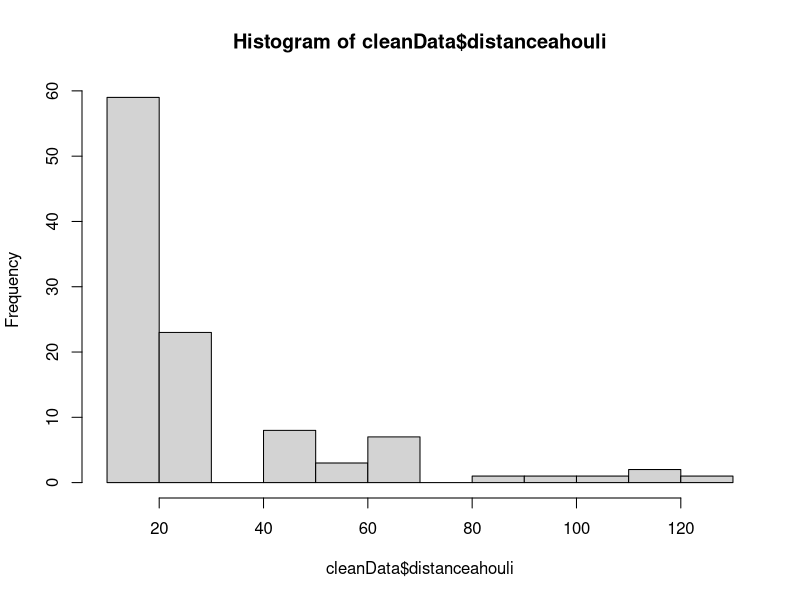

This chart was generated by the following R code:
library(tidyverse)
library(readxl)

dataH <- read_xlsx("data_femmes.xlsx")


cleanData <- data.frame(id= dataH$`ID de la réponse`)


########################### Âge #################
table(dataH$`Quel âge avez-vous ?`)

cleanData$ses_age <- NA
cleanData$ses_age[dataH$`Quel âge avez-vous ?` == "18 - 20 ans"] <- "18 à 20 ans"
cleanData$ses_age[dataH$`Quel âge avez-vous ?` == "21 - 29 ans"] <- "21 à 29 ans"
cleanData$ses_age[dataH$`Quel âge avez-vous ?` == "30 - 39 ans"] <- "30 à 39 ans"
cleanData$ses_age[dataH$`Quel âge avez-vous ?` == "40-49"] <- "40 à 49 ans"
cleanData$ses_age[dataH$`Quel âge avez-vous ?` == "50-59"] <- "50 à 59 ans"
cleanData$ses_age[dataH$`Quel âge avez-vous ?` == "60 ou plus"] <- "60 ans ou plus"
table(cleanData$ses_age)


########################## Lieu ###################
table(dataH$Lieu)

cleanData$ses_lieu <- NA
cleanData$ses_lieu[dataH$Lieu == "Ahou" | dataH$Lieu == "Ahouli" | dataH$Lieu ==
                     "AhouLi" | dataH$Lieu == "Ahouliy"] <- "Ahouli"
cleanData$ses_lieu[dataH$Lieu == "Mibladen"] <- "Mibladen"
table((cleanData$ses_lieu))

########################### Revenu ###################
table(dataH$`Quel est le montant total de vos revenus annuels?`)

cleanData$ses_revenu <- NA
cleanData$ses_revenu[dataH$`Quel est le montant total de vos revenus annuels?` 
                     == "0 à 2000 dirhams" |
                       dataH$`Quel est le montant total de vos revenus annuels?`
                     == "2001 à 5000 dirhams"] <- "faible"
cleanData$ses_revenu[dataH$`Quel est le montant total de vos revenus annuels?` 
                     == "5001 à 7000 dirhams" |
                       dataH$`Quel est le montant total de vos revenus annuels?`
                     == "7001 à 10 000 dirhams"] <- "moyen"
cleanData$ses_revenu[dataH$`Quel est le montant total de vos revenus annuels?`==
                       "Plus de 10 000 dirhams"] <- "élevé"
table(cleanData$ses_revenu)


############ Qualité environnement travail ########
table(dataH$`En général, diriez-vous que la qualité de l'environnement de travail est:`)

cleanData$qualiteTravail <- NA
cleanData$qualiteTravail[dataH$`En général, diriez-vous que la qualité de l'environnement de travail est:`
                         == "Mauvaise"] <- 0
cleanData$qualiteTravail[dataH$`En général, diriez-vous que la qualité de l'environnement de travail est:`
                         == "Médiocre"] <- 0.33
cleanData$qualiteTravail[dataH$`En général, diriez-vous que la qualité de l'environnement de travail est:`
                         == "Moyenne"] <- 0.66
cleanData$qualiteTravail[dataH$`En général, diriez-vous que la qualité de l'environnement de travail est:`
                         == "Bonne"] <- 1

table(cleanData$qualiteTravail)


############## État civil #######
table(dataH$`Quel est votre état civil ?`)

cleanData$ses_etatcivil <- NA

cleanData$ses_etatcivil[dataH$`Quel est votre état civil ?` == "Célibataire"
                        ] <- "Célibataire"
cleanData$ses_etatcivil[dataH$`Quel est votre état civil ?` == "Divorcé/séparé"
] <- "Divorcé/séparé"
cleanData$ses_etatcivil[dataH$`Quel est votre état civil ?` == "Marié"
] <- "Marié"
cleanData$ses_etatcivil[dataH$`Quel est votre état civil ?` == "Veuf"
] <- "Veuf"

table(cleanData$ses_étatcivil)

################## nb enfants ##################
table(dataH$`Combien d'enfants avez-vous ?`)

cleanData$ses_enfants <- NA

cleanData$ses_enfants[is.na(dataH$`Combien d'enfants avez-vous ?`)] <- "0"
cleanData$ses_enfants[dataH$`Combien d'enfants avez-vous ?` == "1"] <- "1"

cleanData$ses_enfants[dataH$`Combien d'enfants avez-vous ?` == "2" |
                        dataH$`Combien d'enfants avez-vous ?` == "3"] <- "2-3"
cleanData$ses_enfants[dataH$`Combien d'enfants avez-vous ?` == "4" |
                        dataH$`Combien d'enfants avez-vous ?` == "5"] <- "4-5"
cleanData$ses_enfants[dataH$`Combien d'enfants avez-vous ?` == "6" |
                        dataH$`Combien d'enfants avez-vous ?` == "7"] <- "6-7"

table(cleanData$ses_enfants)

###################### Statut professionel actuel ####################
table(dataH$`Parmi les catégories suivantes, laquelle décrit le mieux votre statut professionnel actuel ?`)

cleanData$statutTravail <- NA

cleanData$statutTravail[dataH$`Parmi les catégories suivantes, laquelle décrit le mieux votre statut professionnel actuel ?`
                        == "Employé,Retraité"] <- "Employé maintenant retraité"
cleanData$statutTravail[dataH$`Parmi les catégories suivantes, laquelle décrit le mieux votre statut professionnel actuel ?`
                       == "Retraité"] <- "Retraité"
cleanData$statutTravail[dataH$`Parmi les catégories suivantes, laquelle décrit le mieux votre statut professionnel actuel ?`
                       == "Travailleur autonome"] <- " Travailleur autonome"
cleanData$statutTravail[dataH$`Parmi les catégories suivantes, laquelle décrit le mieux votre statut professionnel actuel ?`
                       == "Travailleur autonome,Retraité"] <- "Travailleur
                                                  autonome maintenant retraité"

table(cleanData$statutTravail)


####################### Provenance ############################

###################### laissez aux autres #######################
table(dataH$`D'où venez vous ?`)










###################### Langue ############################
table(dataH$`Quelles sont les langues que vous maîtrisez ? (Plusieurs réponses possibles)`)

cleanData$ses_lang_fr <- NA
cleanData$ses_lang_amaz <-NA
cleanData$ses_lang_darija <- NA
cleanData$ses_lang_arabe <- NA
cleanData$ses_lang_ang <- NA
cleanData$ses_lang_espagnol <- NA
cleanData$ses_lang_allem <- NA

votre_vecteur <- c("Amar,Francais", "Francais", "Anglais et Francais", "Espagnol")

resultat <- as.integer(grepl("Francais", votre_vecteur))
resultat <- as.integer(grepl("Amazgigh", votre_vecteur))

cleanData$ses_lang_fr <- as.integer(grepl("Français", dataH$`Quelles sont les langues que vous maîtrisez ? (Plusieurs réponses possibles)`))
table(cleanData$ses_lang_fr)

cleanData$ses_lang_amaz <- as.integer(grepl("Amazigh", dataH$`Quelles sont les langues que vous maîtrisez ? (Plusieurs réponses possibles)`))
table(cleanData$ses_lang_amaz)

cleanData$ses_lang_darija <- as.integer(grepl("Darija", dataH$`Quelles sont les langues que vous maîtrisez ? (Plusieurs réponses possibles)`))
table(cleanData$ses_lang_amaz)

cleanData$ses_lang_ang <- as.integer(grepl("Anglais", dataH$`Quelles sont les langues que vous maîtrisez ? (Plusieurs réponses possibles)`))
table(cleanData$ses_lang_ang)

cleanData$ses_lang_espagnol <- as.integer(grepl("Espagnol", dataH$`Quelles sont les langues que vous maîtrisez ? (Plusieurs réponses possibles)`))
table(cleanData$ses_lang_espagnol)

######################## Niveau d'étude ###########################
table(dataH$`Quel est le plus haut niveau d'études que vous ayez atteint ?`)

cleanData$niveauetude <- NA

cleanData$niveauetude[dataH$`Quel est le plus haut niveau d'études que vous ayez atteint ?`
                      == "Enseignement postsecondaire"] <- "Enseignement postsecondaire"
cleanData$niveauetude[dataH$`Quel est le plus haut niveau d'études que vous ayez atteint ?`
                      == "Enseignement primaire"] <- "Enseignement primaire"
cleanData$niveauetude[dataH$`Quel est le plus haut niveau d'études que vous ayez atteint ?`
                      == "Enseignement secondaire"] <- "Enseignement secondaire"
cleanData$niveauetude[dataH$`Quel est le plus haut niveau d'études que vous ayez atteint ?`
                      == "Sans diplôme"] <- "Sans diplôme"

table(cleanData$niveauetude)

######################### Logement principal ##########################

######################### Autres problèmes ######################
table(dataH$`Où est votre logement principal?`)

cleanData$logementprincipal <- NA

cleanData$logementprincipal[dataH$`Où est votre logement principal?`== 
   "Autre province,Précisez la commune - Missour" |
 dataH$`Où est votre logement principal?` == 
 "Province de Midelt,Précisez la commune - Missour"] <- "Province de Midelt, Missour"
cleanData$logementprincipal[dataH$`Où est votre logement principal?`== 
                       "Province de Midelt,Précisez la commune - Ait ayach" |
                         dataH$`Où est votre logement principal?` == 
 "Province de Midelt,Précisez la commune - Ait Aache"] <-"Province de Midelt, Ait ayach"
cleanData$logementprincipal[dataH$`Où est votre logement principal?`== 
                        "Province de Midelt,Précisez la commune - Ait izdey" |
dataH$`Où est votre logement principal?` == "Province de Midelt,Précisez la commune - Ait Izdeg"] <-
"Province de Midelt, Ait izdeg"
cleanData$logementprincipal[dataH$`Où est votre logement principal?`== 
                      "Province de Midelt,Précisez la commune - Ait oumghar" |
dataH$`Où est votre logement principal?` == "Provincede Midelt,Précisez la commune - Ait omghar"] <- 
 "Province de Midelt, Ait oumghar"
cleanData$logementprincipal[dataH$`Où est votre logement principal?` ==
"Province de Midelt,Précisez la commune - Commune Tiaalaline"] <- "Province de Midelt, Tiaalaline"
cleanData$logementprincipal[dataH$`Où est votre logement principal?` ==
"Province de Midelt,Précisez la commune - Kerando"] <- "Province de Midelt, Kerando"
cleanData$logementprincipal[dataH$`Où est votre logement principal?` == 
                    "Province de Midelt,Précisez la commune - Miblden" |
                      dataH$`Où est votre logement principal?`== "Province de
       Midelt,Précisez la commune - Mibladen"] <- "Province de Midelt, Mibladen"  
cleanData$logementprincipal[dataH$`Où est votre logement principal?` == 
                          "Province de Midelt,Précisez la commune - Riche"] <-
                                                    "Province de Midelt, Riche"
cleanData$logementprincipal[dataH$`Où est votre logement principal?` == 
                        "Province de Midelt,Précisez la commune - Amrssid"] <-
                                        "Province de Midelt, Amersid"
cleanData$logementprincipal[dataH$`Où est votre logement principal?` == 
                        "Province de Midelt,Précisez la commune - Gerama"] <-
                                                "Province de Midelt, Gerama"
cleanData$logementprincipal[dataH$`Où est votre logement principal?` == "Province
                            de Midelt,Précisez la commune - Nzala"] <- "Province
                                                              de Midelt, Nzala"
cleanData$logementprincipal[dataH$`Où est votre logement principal?` == "Province
          de Midelt,Précisez la commune - Zaida"] <- "Province de Midelt, Zaida"

table(cleanData$logementprincipal)                                                            


########################### Distance d'Ahouli ######################

########################### Problème avec deux données ######################
table(dataH$`Distance d'Ahouli`)
cleanData$distanceahouli <- NA
cleanData$distanceahouli <- gsub(",", ".", dataH$`Distance d'Ahouli`)
cleanData$distanceahouli <- gsub("[^0-9.]", "", cleanData$distanceahouli)
cleanData$distanceahouli <- as.numeric(cleanData$distanceahouli)
table(cleanData$distanceahouli)
hist(cleanData$distanceahouli)

############################ Vivez vous avec les membres de votre famille ###############
table(dataH$`Vivez-vous avec les membres de votre famille?`)

cleanData$membrefamilleensemble <- NA

cleanData$membrefamilleensemble[dataH$`Vivez-vous avec les membres de votre famille?` ==
                                  "Non"] <- 0
cleanData$membrefamilleensemble[dataH$`Vivez-vous avec les membres de votre famille?` ==
                                  "Oui"] <- 1

table(cleanData$membrefamilleensemble)


########################## Nombre pièces habitables #####################

table(dataH$`Quel est le nombre de pièce habitable de votre logement?`)

cleanData$nombrepiecehabitable <- NA

cleanData$nombrepiecehabitable[dataH$`Quel est le nombre de pièce habitable de votre logement?` ==
                                 "1"] <- "1"
cleanData$nombrepiecehabitable[dataH$`Quel est le nombre de pièce habitable de votre logement?` ==
                                 "2"] <- "2"
cleanData$nombrepiecehabitable[dataH$`Quel est le nombre de pièce habitable de votre logement?` ==
                                 "3"] <- "3"
cleanData$nombrepiecehabitable[dataH$`Quel est le nombre de pièce habitable de votre logement?` ==
                                 "4"] <- "4"
cleanData$nombrepiecehabitable[dataH$`Quel est le nombre de pièce habitable de votre logement?` ==
                                 "5"] <- "5"
cleanData$nombrepiecehabitable[dataH$`Quel est le nombre de pièce habitable de votre logement?` ==
                                 "6"] <- "6"
cleanData$nombrepiecehabitable[dataH$`Quel est le nombre de pièce habitable de votre logement?` ==
                                 "7"] <- "7"

table(cleanData$nombrepiecehabitable)

########################## Personnes dans le logement ######################
table(dataH$`Combien de personnes vivent dans le logement ?`)

cleanData$nbpersonnelogement <- NA

cleanData$nbpersonnelogement[is.na(dataH$`Combien de personnes vivent dans le logement ?`)] <- "0"
cleanData$nbpersonnelogement[dataH$`Combien de personnes vivent dans le logement ?` ==
                               "1" |
                       dataH$`Combien de personnes vivent dans le logement ?` ==
                              "2" ] <- "1 - 2"
cleanData$nbpersonnelogement[dataH$`Combien de personnes vivent dans le logement ?` ==
                               "3" |
                               dataH$`Combien de personnes vivent dans le logement ?` ==
                               "4" ] <- "3 - 4"
cleanData$nbpersonnelogement[dataH$`Combien de personnes vivent dans le logement ?` ==
                               "5" |
                               dataH$`Combien de personnes vivent dans le logement ?` ==
                               "6" ] <- "5 - 6"
cleanData$nbpersonnelogement[dataH$`Combien de personnes vivent dans le logement ?` ==
                               "7" |
                               dataH$`Combien de personnes vivent dans le logement ?` ==
                               "8" ] <- "7 - 8"
cleanData$nbpersonnelogement[dataH$`Combien de personnes vivent dans le logement ?` ==
                               "9" |
                               dataH$`Combien de personnes vivent dans le logement ?` ==
                               "10" ] <- "9 - 10"
cleanData$nbpersonnelogement[dataH$`Combien de personnes vivent dans le logement ?` ==
                               "20"] <- "11 ou plus" 

table(cleanData$nbpersonnelogement)


########################## visite famille #########################
table(dataH$`Combien de fois rendez-vous visite à votre famille?`)

cleanData$visitefamille <- NA

cleanData$visitefamille[dataH$`Combien de fois rendez-vous visite à votre famille?` ==
                          "Plusieurs fois par mois"] <- "Plusieurs fois par mois"
cleanData$visitefamille[dataH$`Combien de fois rendez-vous visite à votre famille?` ==
                          "Plusieurs fois par semaine"] <- "Plusieurs fois par semaine"
cleanData$visitefamille[dataH$`Combien de fois rendez-vous visite à votre famille?` ==
                          "Tous les jours"] <- "Tous les jours"
cleanData$visitefamille[dataH$`Combien de fois rendez-vous visite à votre famille?` ==
                          "Une fois par mois"] <- "Une fois par mois"
cleanData$visitefamille[dataH$`Combien de fois rendez-vous visite à votre famille?` ==
                          "Une fois par semaine"] <- "Une fois par semaine"

table(cleanData$visitefamille)


########################## réparation majeure #######################
table(dataH$`Est-ce que le logement a besoin de réparation majeure?`)

cleanData$reparationmajeure <- NA

cleanData$reparationmajeure[dataH$`Est-ce que le logement a besoin de réparation majeure?` ==
                              "Oui"] <- 1
cleanData$reparationmajeure[dataH$`Est-ce que le logement a besoin de réparation majeure?` ==
                              "Non"] <- 0

table(cleanData$reparationmajeure)


############################## réparation mineure ####################
table(dataH$`Est-ce que le logement a besoin de réparation mineure?`)

cleanData$reparationmineure <- NA

cleanData$reparationmineure[dataH$`Est-ce que le logement a besoin de réparation mineure?` ==
                              "Oui"] <- 1
cleanData$reparationmineure[dataH$`Est-ce que le logement a besoin de réparation mineure?` ==
                              "Non"] <- 0

table(cleanData$reparationmineure)


############################## eau courante #########################
table(dataH$`Est-ce que le logement a l'eau courante?`)

cleanData$eaucourante <- NA

cleanData$eaucourante[dataH$`Est-ce que le logement a l'eau courante?` == 
                        "Oui"] <- 1
cleanData$eaucourante[dataH$`Est-ce que le logement a l'eau courante?` == 
                        "Non"] <- 0

table(cleanData$eaucourante)

############################### toilette #######################
table(dataH$`Est-ce que le logement a des toilettes?`)

cleanData$toilette <- NA

cleanData$toilette[dataH$`Est-ce que le logement a des toilettes?` == 
                     "Non"] <- "Non"
cleanData$toilette[dataH$`Est-ce que le logement a des toilettes?` ==
                     "Oui, à l'extérieur"] <- "Oui, à l'extérieur"
cleanData$toilette[dataH$`Est-ce que le logement a des toilettes?` ==
                     "Oui, dans la maison"] <- "Oui, dans la maison"
cleanData$toilette[dataH$`Est-ce que le logement a des toilettes?` ==
                     "Oui, dans la maison,Oui, à l'extérieur"] <- "Oui, dans la maison et à l'extérieur"

table(cleanData$toilette)


################################ revenus principal ####################
table(dataH$`Quelles sont vos sources de revenus principales?`)

cleanData$revenuprincipal <- NA

cleanData$revenuprincipal[dataH$`Quelles sont vos sources de revenus principales?` == 
                            "Agriculture"] <- "Agriculture"
cleanData$revenuprincipal[dataH$`Quelles sont vos sources de revenus principales?` == 
                            "Mines,Agriculture"] <- "Mines,Agriculture"
cleanData$revenuprincipal[dataH$`Quelles sont vos sources de revenus principales?` == 
                            "Mines,Autre (veuillez spécifier) - Artisans"] <- "Mines,Artisanat"
cleanData$revenuprincipal[dataH$`Quelles sont vos sources de revenus principales?` == 
                            "Agriculture,Élevage"] <- "Agriculture,Élevage"
cleanData$revenuprincipal[dataH$`Quelles sont vos sources de revenus principales?` == 
                            "Mines,Agriculture,Élevage"] <- "Mines,Agriculture,Élevage"
cleanData$revenuprincipal[dataH$`Quelles sont vos sources de revenus principales?` == 
                            "Mines,Commerce"] <- "Mines,Commerce"
cleanData$revenuprincipal[dataH$`Quelles sont vos sources de revenus principales?` == 
                            "Mines"] <- "Mines"
cleanData$revenuprincipal[dataH$`Quelles sont vos sources de revenus principales?` == 
                            "Mines,Aides publiques ou privées"] <- "Mines,Aides publiques ou privées"
cleanData$revenuprincipal[dataH$`Quelles sont vos sources de revenus principales?` == 
                            "Mines,Élevage"] <- "Mines,Élevage"

table(cleanData$revenuprincipal)

##############################  accès services de santé #################
table(dataH$`Avez-vous accès à des services de santé?`)





########################### Assurance maladie ##################
table(dataH$`Avez vous une assurance médicale?`)

cleanData$assurancemedicale <- NA

cleanData$assurancemedicale[dataH$`Avez vous une assurance médicale?` == 
                              "Oui"] <- 1
cleanData$assurancemedicale[dataH$`Avez vous une assurance médicale?` == 
                              "Non"] <- 0

table(cleanData$assurancemédicale)


############################ Assainissement ############
table(dataH$`Y a-t-il un système d'assainissement dans la communauté?`)

cleanData$assainissement <- NA

cleanData$assainissement[dataH$`Y a-t-il un système d'assainissement dans la communauté?` ==
                           "Oui"] <- 1
cleanData$assainissement[dataH$`Y a-t-il un système d'assainissement dans la communauté?` ==
                           "Non"] <- 0

table(cleanData$assainissement)


###################### école primaire ########################
table(dataH$`Y a-t-il une école primaire dans la communauté?`)

cleanData$ecoleprimaire <- NA

cleanData$ecoleprimaire[dataH$`Y a-t-il une école primaire dans la communauté?` ==
                   "Non"] <- "Non"
cleanData$ecoleprimaire[dataH$`Y a-t-il une école primaire dans la communauté?` ==
                          "Non,Si non, à quelle distance? - 15 km" |
                       dataH$`Y a-t-il une école primaire dans la communauté?`
                       == "Non,Si non, à quelle distance? - 3km" ] <-
  "Non, l'école est à une distance de maximum 15 km"
cleanData$ecoleprimaire[dataH$`Y a-t-il une école primaire dans la communauté?` ==
                          "Oui"] <- "Oui"

table(cleanData$ecoleprimaire)


######################### école secondaire ####################
table(dataH$`Y a-t-il une école secondaire dans la communauté?`)

cleanData$ecolesecondaire <- NA

cleanData$ecolesecondaire[dataH$`Y a-t-il une école secondaire dans la communauté?` == 
                            "Oui"] <- "Oui"
cleanData$ecolesecondaire[dataH$`Y a-t-il une école secondaire dans la communauté?` == 
                            "Non,Si non, à quelle distance? - 3km" |
                            dataH$`Y a-t-il une école secondaire dans la communauté?` ==
                            "Non,Si non, à quelle distance? - 3 km" |
                            dataH$`Y a-t-il une école secondaire dans la communauté?` ==
                            "Non,Si non, à quelle distance? - 4 km" | 
                            dataH$`Y a-t-il une école secondaire dans la communauté?` ==
                            " Non,Si non, à quelle distance? - 5 km" |
                            dataH$`Y a-t-il une école secondaire dans la communauté?` ==
                            "Non,Si non, à quelle distance? - 6 km" |
                            dataH$`Y a-t-il une école secondaire dans la communauté?` ==
                            "Non,Si non, à quelle distance? - 7 km" |
                            dataH$`Y a-t-il une école secondaire dans la communauté?` ==
                            "Non,Si non, à quelle distance? - 8 km" |
                            dataH$`Y a-t-il une école secondaire dans la communauté?` ==
                            "Non,Si non, à quelle distance? - 10 km" |
                            dataH$`Y a-t-il une école secondaire dans la communauté?` ==
                            "Oui,Si non, à quelle distance? - 15 km" |
                            dataH$`Y a-t-il une école secondaire dans la communauté?` ==
                            "Non,Si non, à quelle distance? - 15 km"] <- "Non, l'école se trouve à une distance de maximum 15 km "

cleanData$ecolesecondaire[dataH$`Y a-t-il une école secondaire dans la communauté?` ==
                            "Non,Si non, à quelle distance? - 20 km" |
                            dataH$`Y a-t-il une école secondaire dans la communauté?` ==
                            "Non,Si non, à quelle distance? - 22 km" |
                            dataH$`Y a-t-il une école secondaire dans la communauté?` ==
                            "Non,Si non, à quelle distance? - 25 km" |
                            dataH$`Y a-t-il une école secondaire dans la communauté?` ==
                            "Non,Si non, à quelle distance? - 27 km" |
                            dataH$`Y a-t-il une école secondaire dans la communauté?` ==
                            "Non,Si non, à quelle distance? - 30 km " |
                            dataH$`Y a-t-il une école secondaire dans la communauté?` ==
                            "Non,Si non, à quelle distance? - 60 km"] <- "Non, l'école se trouve à une distance maximum de 60 km"


table(cleanData$ecolesecondaire)
######################### système de transport ###################
table(dataH$`Y a-t-il un système de transport collectif dans la communauté?`)



######################### Épicerie #######################
table(dataH$`Où allez vous pour acheter l'épicerie?`)

cleanData$epicerie <- NA

cleanData$epicerie[dataH$`Où allez vous pour acheter l'épicerie?` == "Midelt"] <-
                                                                      "Midelt"
cleanData$epicerie[dataH$`Où allez vous pour acheter l'épicerie?` == 
                      "Midelt,Si autre, laquelle? - Boumia"] <- "Midelt,Boumia"
cleanData$epicerie[dataH$`Où allez vous pour acheter l'épicerie?` == 
                     "Midelt,Si autre, laquelle? - Nzala"] <- "Midelt,Nzala"
cleanData$epicerie[dataH$`Où allez vous pour acheter l'épicerie?` == 
                     "Midelt,Si autre, laquelle? - Riche"] <- "Midelt,Rich"
cleanData$epicerie[dataH$`Où allez vous pour acheter l'épicerie?` == 
                     "Midelt,Zaîda"] <- "Midelt,Zaîda"
cleanData$epicerie[dataH$`Où allez vous pour acheter l'épicerie?` == 
                     "Si autre, laquelle? - Boumia"] <- "Boumia"
cleanData$epicerie[dataH$`Où allez vous pour acheter l'épicerie?` == 
                     "Zaîda"] <- "Zaîda"
cleanData$epicerie[dataH$`Où allez vous pour acheter l'épicerie?` == 
                     "Midelt,Si autre, laquelle? - Beram"] <- "Midelt,Beram"
cleanData$epicerie[dataH$`Où allez vous pour acheter l'épicerie?` == 
                     "Midelt,Si autre, laquelle? - Missour"] <- "Midelt,Missour"
cleanData$epicerie[dataH$`Où allez vous pour acheter l'épicerie?` == 
                     "Midelt,Si autre, laquelle? - Rich, Nzala" |
                     dataH$`Où allez vous pour acheter l'épicerie?` == 
                     "Midelt,Si autre, laquelle? - Riche, Nzala"] <- "Midelt,Rich,Nzala"
cleanData$epicerie[dataH$`Où allez vous pour acheter l'épicerie?` == 
                     "Midelt,Zaîda,Si autre, laquelle? - Boumia"] <- 
                                                        "Midelt,Zaîda,Boumia"
cleanData$epicerie[dataH$`Où allez vous pour acheter l'épicerie?` == 
                     "Si autre, laquelle? - Rich"] <- "Rich"

table(cleanData$epicerie)

############################# Santé générale ####################
table(dataH$`Comment évalueriez-vous votre santé générale?`)

cleanData$santegenerale <- NA

cleanData$santegenerale[dataH$`Comment évalueriez-vous votre santé générale?` ==
                          "Mauvaise"] <- 0
cleanData$santegenerale[dataH$`Comment évalueriez-vous votre santé générale?` ==
                          "Médiocre"] <- 0.25
cleanData$santegenerale[dataH$`Comment évalueriez-vous votre santé générale?` ==
                          "Bonne"] <- 0.5
cleanData$santegenerale[dataH$`Comment évalueriez-vous votre santé générale?` ==
                          "Très bonne"] <- 0.75
cleanData$santegenerale[dataH$`Comment évalueriez-vous votre santé générale?` ==
                          "Excellente"] <- 1

table(cleanData$santegenerale)

############################ consommation alcool ##############
table(dataH$`Est-ce que vous consommez de l'alcool?`)

cleanData$consommationalcool <- NA

cleanData$consommationalcool[dataH$`Est-ce que vous consommez de l'alcool?` == 
                               "Non"] <- "Non"
cleanData$consommationalcool[dataH$`Est-ce que vous consommez de l'alcool?` == 
     "Oui,Si oui, à quelle fréquence? (Rarement; Régulièrement) - Rarement"] <-
                                                             "Oui,rarement"
cleanData$consommationalcool[dataH$`Est-ce que vous consommez de l'alcool?` == 
"Oui,Si oui, à quelle fréquence? (Rarement; Régulièrement) - Régulièrement"] <-
                                                      "Oui,régulièrement"

table(cleanData$consommationalcool)

############################ Fumez Tabac ######################

########################### Me donne mal à la tête ça ##################
table(dataH$`Fumez-vous du tabac?`)




############################ Maladie cardiovasculaire ################
table(dataH$`Avez-vous déjà été diagnostiqué avec une maladie cardiovasculaire?`)

cleanData$maladiecardiovasculaire <- NA

cleanData$maladiecardiovasculaire[dataH$`Avez-vous déjà été diagnostiqué avec une maladie cardiovasculaire?` ==
                                    "Non"] <- "Non"
cleanData$maladiecardiovasculaire[dataH$`Avez-vous déjà été diagnostiqué avec une maladie cardiovasculaire?` ==
                                    "Hypertension"] <- "Hypertension"
cleanData$maladiecardiovasculaire[dataH$`Avez-vous déjà été diagnostiqué avec une maladie cardiovasculaire?` ==
                                    "Hypertension,Maladie coronarienne"] <- 
                                      "Hypertension,maladie coronarienne"
cleanData$maladiecardiovasculaire[dataH$`Avez-vous déjà été diagnostiqué avec une maladie cardiovasculaire?` ==
                                    "Maladie coronarienne"] <- "Maladie coronarienne"

table(cleanData$maladiecardiovasculaire)


############################# Maladie chronique ######################

############################# créer plusieurs variables ? #################
table(dataH$`Avez-vous déjà été diagnostiqué avec une autre maladie chronique?`)

cleanData$maladiechronique <- NA

cleanData$maladiechronique[]


############################## Problèmes respiratoires ##############
table(dataH$`Avez-vous des problèmes respiratoires?`)

cleanData$maladierespiratoire <- NA

cleanData$maladierespiratoire[dataH$`Avez-vous des problèmes respiratoires?` ==
                                 "Non"] <- "Non"
cleanData$maladierespiratoire[dataH$`Avez-vous des problèmes respiratoires?` ==
                                "Asthme"] <- "Asthme"
cleanData$maladierespiratoire[dataH$`Avez-vous des problèmes respiratoires?` ==
       "Asthme,Autre (veuillez spécifier) - Sensible aux yeux ( poussière)"] <-
                "Asthme,sensibilité aux yeux causée par la poussière"
cleanData$maladierespiratoire[dataH$`Avez-vous des problèmes respiratoires?` ==
                                "Asthme,Bronchite"] <- "Asthme,bronchite"
cleanData$maladierespiratoire[dataH$`Avez-vous des problèmes respiratoires?` ==
                      "Autre (veuillez spécifier) - Amygdalite"] <- "Amygdalite"
cleanData$maladierespiratoire[dataH$`Avez-vous des problèmes respiratoires?` ==
                                "Bronchite"] <- "Bronchite"

table(cleanData$maladierespiratoire)


############################# problèmes de peau ####################
table(dataH$`Avez-vous des problèmes de peau?`)

cleanData$problemepeau <- NA

cleanData$problemepeau[dataH$`Avez-vous des problèmes de peau?` == "Non"] <- "Non"
cleanData$problemepeau[dataH$`Avez-vous des problèmes de peau?` ==
                         "Autre (veuillez spécifier)"] <- "Autre"
cleanData$problemepeau[dataH$`Avez-vous des problèmes de peau?` == 
                         "Autre (veuillez spécifier) - Allergie"] <- "Allergie"
cleanData$problemepeau[dataH$`Avez-vous des problèmes de peau?` == 
                         "Démangeaisons"] <- "Démangeaisons"
cleanData$problemepeau[dataH$`Avez-vous des problèmes de peau?` == 
                         "Éruptions cutanées"] <- "Éruptions cutanées"
cleanData$problemepeau[dataH$`Avez-vous des problèmes de peau?` == 
       "Éruptions cutanées,Démangeaisons"] <- "Éruptions cutanées,démangeaisons"
cleanData$problemepeau[dataH$`Avez-vous des problèmes de peau?` == 
"Éruptions cutanées,Démangeaisons,Autre (veuillez spécifier) - Squelette ( dos)"
] <- "Éruptions cutanées,démengeaisons,squellete (dos)"

table(cleanData$problèmepeau)

############################# problèmes neurologiques ##################
table(dataH$`Avez-vous des antécédents de problèmes neurologiques?`)

cleanData$problemeneuro <- NA

cleanData$problemeneuro[dataH$`Avez-vous des antécédents de problèmes neurologiques?` ==
                          "Non"] <- "Non"
cleanData$problemeneuro[dataH$`Avez-vous des antécédents de problèmes neurologiques?` ==
                   "Autre (veuillez spécifier) - Parkinson"] <- "Parkinson"
cleanData$problemeneuro[dataH$`Avez-vous des antécédents de problèmes neurologiques?` ==
                          "Maux de tête"] <- "Maux de tête"
cleanData$problemeneuro[dataH$`Avez-vous des antécédents de problèmes neurologiques?` ==
                          "Maux de tête,Vertiges" |
              dataH$`Avez-vous des antécédents de problèmes neurologiques?`==
    "Maux de tête,Vertiges,Autre (veuillez spécifier) - A cause de gaz"] <- 
                                            "Maux de tête,vertige"
cleanData$problemeneuro[dataH$`Avez-vous des antécédents de problèmes neurologiques?` ==
                          "Vertiges"] <- "Vertige"

table(cleanData$problemeneuro)

################################ Problèmes digestifs #####################
table(dataH$`Avez-vous des problèmes digestifs?`)

cleanData$problemedigestif <- NA

cleanData$problemedigestif[dataH$`Avez-vous des problèmes digestifs?` == "Non"] <- "Non"
cleanData$problemedigestif[dataH$`Avez-vous des problèmes digestifs?` == 
                             "Douleurs abdominales"] <- "Douleurs abdominales"
cleanData$problemedigestif[dataH$`Avez-vous des problèmes digestifs?` == 
                             "Nausées,Douleurs abdominales"] <- 
                                                  "Nausées,douleurs abdominales"
cleanData$problemedigestif[dataH$`Avez-vous des problèmes digestifs?` == 
"Nausées,Vomissements,Douleurs abdominales"] <- "Nausées,Vomissements,Douleurs abdominales"
cleanData$problemedigestif[dataH$`Avez-vous des problèmes digestifs?` == 
                             "Vomissements"] <- "Vomissements"
cleanData$problemedigestif[dataH$`Avez-vous des problèmes digestifs?` == 
                             "Nausées"] <- "Nausées"
cleanData$problemedigestif[dataH$`Avez-vous des problèmes digestifs?` == 
                  "Nausées,Vomissements"] <- "Nausées,vomissements"
cleanData$problemedigestif[dataH$`Avez-vous des problèmes digestifs?` == 
    "Vomissements,Douleurs abdominales"] <- "Vomissements,douleurs abdominales"

table(cleanData$problemedigestif)

####################### Douleurs musculaires/articulaires ##################
table(dataH$`Avez-vous des douleurs musculaires ou articulaires fréquentes?`)

cleanData$douleursmusculaires <- NA

cleanData$douleursmusculaires[dataH$`Avez-vous des douleurs musculaires ou articulaires fréquentes?` ==
                                "Non"] <- "Non"
cleanData$douleursmusculaires[dataH$`Avez-vous des douleurs musculaires ou articulaires fréquentes?` ==
"Oui, j'ai des douleurs articulaires fréquentes"] <- "Oui, j'ai des douleurs articulaires fréquentes"
cleanData$douleursmusculaires[dataH$`Avez-vous des douleurs musculaires ou articulaires fréquentes?` ==
 "Oui, j'ai des douleurs musculaires  fréquentes"] <- "Oui, j'ai des douleurs musculaires  fréquentes"
cleanData$douleursmusculaires[dataH$`Avez-vous des douleurs musculaires ou articulaires fréquentes?` ==
"Oui, j'ai des douleurs musculaires  fréquentes,Oui, j'ai des douleurs articulaires fréquentes"] <- 
  "Oui, j'ai des douleurs musculaires et articulaires fréquentes"

table(cleanData$douleursmusculaires)


######################## Blessure dans les 12 dernier mois ###################
table(dataH$`Avez-vous eu une blessure ou un accident au cours des 12 derniers mois?`)




######################## Difficultés à dormir/insomnie ##################
table(dataH$`Avez-vous des difficultés à dormir ou souffrez-vous d'insomnie?`)

cleanData$troublesommeil <- NA

cleanData$troublesommeil[dataH$`Avez-vous des difficultés à dormir ou souffrez-vous d'insomnie?` == 
                           "Non"] <- "Non"
cleanData$troublesommeil[dataH$`Avez-vous des difficultés à dormir ou souffrez-vous d'insomnie?` == 
"Oui, j'ai des difficultés à dormir"] <- "Oui, j'éprouve des difficultés à dormir"
cleanData$troublesommeil[dataH$`Avez-vous des difficultés à dormir ou souffrez-vous d'insomnie?` == 
                "Oui, je souffre d'insomnie"] <- "Oui, je souffre d'insomnie"

table(cleanData$troublesommeil)

########################## Où travaillez-vous ####################
table(dataH$`Travaillez-vous dans:`)

cleanData$lieudetravail <- NA

cleanData$lieudetravail[dataH$`Travaillez-vous dans:` == "la mine d'Ahouli"] <-
                                                            "La mine d'Ahouli"
cleanData$lieudetravail[dataH$`Travaillez-vous dans:` == "la mine d'Ahouli,la mine de Mibleden"] <-
  "La mine d'Ahouli et la mine de Mibladen"
cleanData$lieudetravail[dataH$`Travaillez-vous dans:` == "la mine de Mibleden"] <-
  "La mine de Mibladen"

table(cleanData$lieudetravail)


####################### Année d'expérience #################
table(dataH$`Depuis combien de temps travaillez-vous dans la mine ?`)

cleanData$anneeexperience <- NA

cleanData$anneeexperience[dataH$`Depuis combien de temps travaillez-vous dans la mine ?` ==
                            "<1an" | 
                            dataH$`Depuis combien de temps travaillez-vous dans la mine ?` ==
                            "1-3 ans"] <- "0 - 3 ans"
cleanData$anneeexperience[dataH$`Depuis combien de temps travaillez-vous dans la mine ?` ==
                            "4-6 ans"] <- "4 - 6 ans"
cleanData$anneeexperience[dataH$`Depuis combien de temps travaillez-vous dans la mine ?` ==
                            "7-10 ans"] <- "7 - 10 ans"
cleanData$anneeexperience[dataH$`Depuis combien de temps travaillez-vous dans la mine ?` ==
                            "10 - 15 ans"] <- "10 - 15 ans"
cleanData$anneeexperience[dataH$`Depuis combien de temps travaillez-vous dans la mine ?` ==
                            "> 20 ans"] <- "Plus de 20 ans"

table(cleanData$anneeexperience)



######################## Perception du danger ###################
table(dataH$`Connaissez-vous les dangers de l'extraction du plomb?`)



####################### Suivi médical ####################
table(dataH$`Avez-vous accès à un suivi médical régulier pour détecter et traiter les problèmes de santé liés à l'exposition au plomb et aux conditions de travail dans la mine?`)

cleanData$suivimedical <- NA

cleanData$suivimedical[dataH$`Avez-vous accès à un suivi médical régulier pour détecter et traiter les problèmes de santé liés à l'exposition au plomb et aux conditions de travail dans la mine?` == 
                         "Non"] <- 0
cleanData$suivimedical[dataH$`Avez-vous accès à un suivi médical régulier pour détecter et traiter les problèmes de santé liés à l'exposition au plomb et aux conditions de travail dans la mine?` == 
                         "Oui"] <- 1

table(cleanData$suivimedical)

######################## Équipement de sécurité ################
####################### Comment faire si c'est mal écrit ###############
table(dataH$`Utilisez-vous des équipements de sécurité ou de protection individuelle lors de votre travail dans la mine?`)

cleanData$equipement <- NA

cleanData$equipement <- as.integer(grepl("Casque|casque", dataH$`Utilisez-vous des équipements de sécurité ou de protection individuelle lors de votre travail dans la mine?`))
table(cleanData$equipement)

cleanData$equipement <- as.integer(grepl("Lampe|lamp|lampe|Lamp", dataH$`Utilisez-vous des équipements de sécurité ou de protection individuelle lors de votre travail dans la mine?`))
table(cleanData$equipement)

cleanData$equipement <- as.integer(grepl("Bottes|botte|bottes", dataH$`Utilisez-vous des équipements de sécurité ou de protection individuelle lors de votre travail dans la mine?`))
table(cleanData$equipement)

cleanData$equipement <- as.integer(grepl("tenu", dataH$`Utilisez-vous des équipements de sécurité ou de protection individuelle lors de votre travail dans la mine?`))
table(cleanData$equipement)

cleanData$equipement <- as.integer(grepl("masque|Masque", dataH$`Utilisez-vous des équipements de sécurité ou de protection individuelle lors de votre travail dans la mine?`))
table(cleanData$equipement)

cleanData$equipement <- as.integer(grepl("gants|Gant|Gants", dataH$`Utilisez-vous des équipements de sécurité ou de protection individuelle lors de votre travail dans la mine?`))
table(cleanData$equipement)

cleanData$equipement <- as.integer(grepl("chapeau", dataH$`Utilisez-vous des équipements de sécurité ou de protection individuelle lors de votre travail dans la mine?`))
table(cleanData$equipement)

cleanData$equipement <- as.integer(grepl("lunettes", dataH$`Utilisez-vous des équipements de sécurité ou de protection individuelle lors de votre travail dans la mine?`))
table(cleanData$equipement)

##################### impacts long terme préoccupations ##################
table(dataH$`Selon vous, les impacts à long terme de l'extraction artisanale sur la santé des travailleurs sont-ils préoccupants?`)

cleanData$dangerimpactlongterme <- NA

cleanData$dangerimpactlongterme[dataH$`Selon vous, les impacts à long terme de l'extraction artisanale sur la santé des travailleurs sont-ils préoccupants?` ==
                                  "Oui"] <- 1

table(cleanData$dangerimpactlongterme)

#################### impacts long terme #####################
################### À cleaner comme du monde #################
table(dataH$`Selon vous, quels sont les impacts à long terme de l’extraction artisanale sur la santé des travailleurs et de la communauté?`)


##################### problème santé à cause des mines ################
table(dataH$`Avez-vous ou l'un de vos proches soufferts d'accidents ou de problèmes de santé à cause du travail dans les mines?`)

cleanData$problemesantemine <- NA

cleanData$problemesantemine[dataH$`Avez-vous ou l'un de vos proches soufferts d'accidents ou de problèmes de santé à cause du travail dans les mines?` == 
                              "Non"] <- 0
cleanData$problemesantemine[dataH$`Avez-vous ou l'un de vos proches soufferts d'accidents ou de problèmes de santé à cause du travail dans les mines?` == 
                              "Oui"] <- 1

table(cleanData$problemesantemine)

###################### protocole #####################
table(dataH$`Existe-t-il un plan d'action ou un protocole pour gérer les situations d'urgence ou les accidents dans la mine?`)

cleanData$protocole <- NA

cleanData$protocole[dataH$`Existe-t-il un plan d'action ou un protocole pour gérer les situations d'urgence ou les accidents dans la mine?` ==
                      "Non"] <- 0
cleanData$protocole[dataH$`Existe-t-il un plan d'action ou un protocole pour gérer les situations d'urgence ou les accidents dans la mine?` ==
                      "Oui"] <- 1

table(cleanData$protocole)

####################### problème de santé courant communauté #############
###################### à cleaner sur le sens du monde #################
table(dataH$`Quelles sont les problèmes de santé les plus courant dans votre communauté`)


###################### risque bétail #####################
table(dataH[["Quelles sont les risques en santé environnementale qui pourraient être liés à la mine?  \r\n[Impact sur le bétail]"]])

cleanData$impact_betail <- NA

cleanData$impact_betail[dataH[["Quelles sont les risques en santé environnementale qui pourraient être liés à la mine?  \r\n[Impact sur le bétail]"]] == 
                                                      "Mauvaise"] <- 0

cleanData$impact_betail[dataH[["Quelles sont les risques en santé environnementale qui pourraient être liés à la mine?  \r\n[Impact sur le bétail]"]] == 
                       "Médiocre"] <- 0.5

cleanData$impact_betail[dataH[["Quelles sont les risques en santé environnementale qui pourraient être liés à la mine?  \r\n[Impact sur le bétail]"]] == 
                       "Bonne"] <- 1

table(cleanData$impact_betail)

##################### risque qualité de l'air ###################
table(dataH[["Quelles sont les risques en santé environnementale qui pourraient être liés à la mine?  \r\n[Qualité de l’air]"]])

cleanData$impact_qualiteair <- NA

cleanData$impact_qualiteair[dataH[["Quelles sont les risques en santé environnementale qui pourraient être liés à la mine?  \r\n[Qualité de l’air]"]] ==
                              "Mauvaise"] <- 0
cleanData$impact_qualiteair[dataH[["Quelles sont les risques en santé environnementale qui pourraient être liés à la mine?  \r\n[Qualité de l’air]"]] ==
                              "Médiocre"] <- 0.33
cleanData$impact_qualiteair[dataH[["Quelles sont les risques en santé environnementale qui pourraient être liés à la mine?  \r\n[Qualité de l’air]"]] ==
                              "Bonne"] <- 0.66
cleanData$impact_qualiteair[dataH[["Quelles sont les risques en santé environnementale qui pourraient être liés à la mine?  \r\n[Qualité de l’air]"]] ==
                              "Très bonne"] <- 1

table(cleanData$impact_qualiteair)


####################### qualité de l'eau ###################
table(dataH[["Quelles sont les risques en santé environnementale qui pourraient être liés à la mine?  \r\n[Qualité de l’eau]"]])

cleanData$impact_qualiteeau <- NA

cleanData$impact_qualiteeau[dataH[["Quelles sont les risques en santé environnementale qui pourraient être liés à la mine?  \r\n[Qualité de l’eau]"]] ==
                              "Mauvaise"] <- 0
cleanData$impact_qualiteeau[dataH[["Quelles sont les risques en santé environnementale qui pourraient être liés à la mine?  \r\n[Qualité de l’eau]"]] ==
                              "Médiocre"] <- 0.5
cleanData$impact_qualiteeau[dataH[["Quelles sont les risques en santé environnementale qui pourraient être liés à la mine?  \r\n[Qualité de l’eau]"]] ==
                              "Bonne"] <- 1

table(cleanData$impact_qualiteeau)


####################### qualité alimentation ###################
table(dataH[["Quelles sont les risques en santé environnementale qui pourraient être liés à la mine?  \r\n[Qualité de l’alimentation]"]])


cleanData$qualite_alimentation <- NA

cleanData$qualite_alimentation[dataH[["Quelles sont les risques en santé environnementale qui pourraient être liés à la mine?  \r\n[Qualité de l’alimentation]"]] ==
                              "Mauvaise"] <- 0
cleanData$qualite_alimentation[dataH[["Quelles sont les risques en santé environnementale qui pourraient être liés à la mine?  \r\n[Qualité de l’alimentation]"]] ==
                                 "Médiocre"] <- 0.33
cleanData$qualite_alimentation[dataH[["Quelles sont les risques en santé environnementale qui pourraient être liés à la mine?  \r\n[Qualité de l’alimentation]"]] ==
                                 "Bonne"] <- 0.66
cleanData$qualite_alimentation[dataH[["Quelles sont les risques en santé environnementale qui pourraient être liés à la mine?  \r\n[Qualité de l’alimentation]"]] ==
                                 "Très bonne"] <- 1

table(cleanData$qualite_alimentation)


######################## impact culture #####################
table(dataH[["Quelles sont les risques en santé environnementale qui pourraient être liés à la mine?  \r\n[Impact sur les cultures]"]])

cleanData$impact_culture <- NA

cleanData$impact_culture[dataH[["Quelles sont les risques en santé environnementale qui pourraient être liés à la mine?  \r\n[Impact sur les cultures]"]] ==
                                 "Mauvaise"] <- 0
cleanData$impact_culture[dataH[["Quelles sont les risques en santé environnementale qui pourraient être liés à la mine?  \r\n[Impact sur les cultures]"]] ==
                           "Médiocre"] <- 0.33
cleanData$impact_culture[dataH[["Quelles sont les risques en santé environnementale qui pourraient être liés à la mine?  \r\n[Impact sur les cultures]"]] ==
                           "Bonne"] <- 0.66
cleanData$impact_culture[dataH[["Quelles sont les risques en santé environnementale qui pourraient être liés à la mine?  \r\n[Impact sur les cultures]"]] ==
                           "Très bonne"] <- 1

table(cleanData$impact_culture)


################### qualité environnement social ################
table(dataH$`En général, diriez-vous que la qualité de l'environnement social est:`)

cleanData$qualitesocial <- NA

cleanData$qualitesocial[dataH$`En général, diriez-vous que la qualité de l'environnement social est:` ==
                          "Mauvaise"] <- 0
cleanData$qualitesocial[dataH$`En général, diriez-vous que la qualité de l'environnement social est:` ==
                          "Médiocre"] <- 0.33
cleanData$qualitesocial[dataH$`En général, diriez-vous que la qualité de l'environnement social est:` ==
                          "Bonne"] <- 0.66
cleanData$qualitesocial[dataH$`En général, diriez-vous que la qualité de l'environnement social est:` ==
                          "Très bonne"] <- 1

table(cleanData$qualitesocial)

################### qualité naturel #####################
table(dataH$`En général, diriez-vous que la qualité de l'environnement naturel est:`)

cleanData$qualitenaturel <- NA

cleanData$qualitenaturel[dataH$`En général, diriez-vous que la qualité de l'environnement naturel est:` ==
                           "Mauvaise"] <- 0
cleanData$qualitenaturel[dataH$`En général, diriez-vous que la qualité de l'environnement naturel est:` ==
                           "Médiocre"] <- 0.33
cleanData$qualitenaturel[dataH$`En général, diriez-vous que la qualité de l'environnement naturel est:` ==
                           "Bonne"] <- 0.66
cleanData$qualitenaturel[dataH$`En général, diriez-vous que la qualité de l'environnement naturel est:` ==
                           "Très bonne"] <- 1

table(cleanData$qualitenaturel)

######################### santé générale communauté ###############
table(dataH$`Selon vous, la santé générale de la communauté est :`)

cleanData$santegeneralecommunaute <- NA

cleanData$santegeneralecommunaute[dataH$`Selon vous, la santé générale de la communauté est :` ==
                                    "Mauvaise"] <- 0
cleanData$santegeneralecommunaute[dataH$`Selon vous, la santé générale de la communauté est :` ==
                                    "Moyenne"] <- 0.5
cleanData$santegeneralecommunaute[dataH$`Selon vous, la santé générale de la communauté est :` ==
                                    "Bonne"] <- 1

table(cleanData$santegeneralecommunaute)

######################## amélioration sanitaire communautée#################
###################### questions ouvertes rough ##################
table(dataH$`Qu'est ce qui pourrait  améliorer la situation socioéconomique et sanitaire de la communauté?`)


###################### stress travail ################
table(dataH$`Ressentez-vous du stress ou de l'anxiété liés à votre propre travail ou au travail de votre famille dans l'exploitation minière ?`)

cleanData$stresstravail <- NA

cleanData$stresstravail[dataH$`Ressentez-vous du stress ou de l'anxiété liés à votre propre travail ou au travail de votre famille dans l'exploitation minière ?` ==
                          "Non"] <- 0
cleanData$stresstravail[dataH$`Ressentez-vous du stress ou de l'anxiété liés à votre propre travail ou au travail de votre famille dans l'exploitation minière ?` ==
                          "Oui"] <- 1

table(cleanData$stresstravail)

######################## stress situation économique ##############
table(dataH$`Ressentez-vous du stress ou de l'anxiété en raison de votre situation économique ou de celle de votre famille?`)

cleanData$stresseconomique <- NA

cleanData$stresseconomique[dataH$`Ressentez-vous du stress ou de l'anxiété en raison de votre situation économique ou de celle de votre famille?` ==
                             "Non"] <- 0
cleanData$stresseconomique[dataH$`Ressentez-vous du stress ou de l'anxiété en raison de votre situation économique ou de celle de votre famille?` ==
                             "Oui"] <- 1

table(cleanData$stresseconomique)

####################### désespoir/dépression communauté ################
table(dataH$`Ressentez-vous un sentiment de désespoir ou de dépression lié aux conditions de travail et de vie dans la communauté?`)

cleanData$desespoircommunaute <- NA

cleanData$desespoircommunaute[dataH$`Ressentez-vous un sentiment de désespoir ou de dépression lié aux conditions de travail et de vie dans la communauté?` ==
                                "Non"] <- 0
cleanData$desespoircommunaute[dataH$`Ressentez-vous un sentiment de désespoir ou de dépression lié aux conditions de travail et de vie dans la communauté?` ==
                                "Oui"] <- 1

table(cleanData$desespoircommunaute)

##################### santé mentale ################
table(dataH$`Avez-vous le sentiment que votre santé mentale a été impactée par l'exploitation minière ?`)

cleanData$santementale <- NA

cleanData$santementale[dataH$`Avez-vous le sentiment que votre santé mentale a été impactée par l'exploitation minière ?` ==
                         "Non"] <- 0
cleanData$santementale[dataH$`Avez-vous le sentiment que votre santé mentale a été impactée par l'exploitation minière ?` ==
                         "Oui"] <- 1

table(cleanData$santementale)
